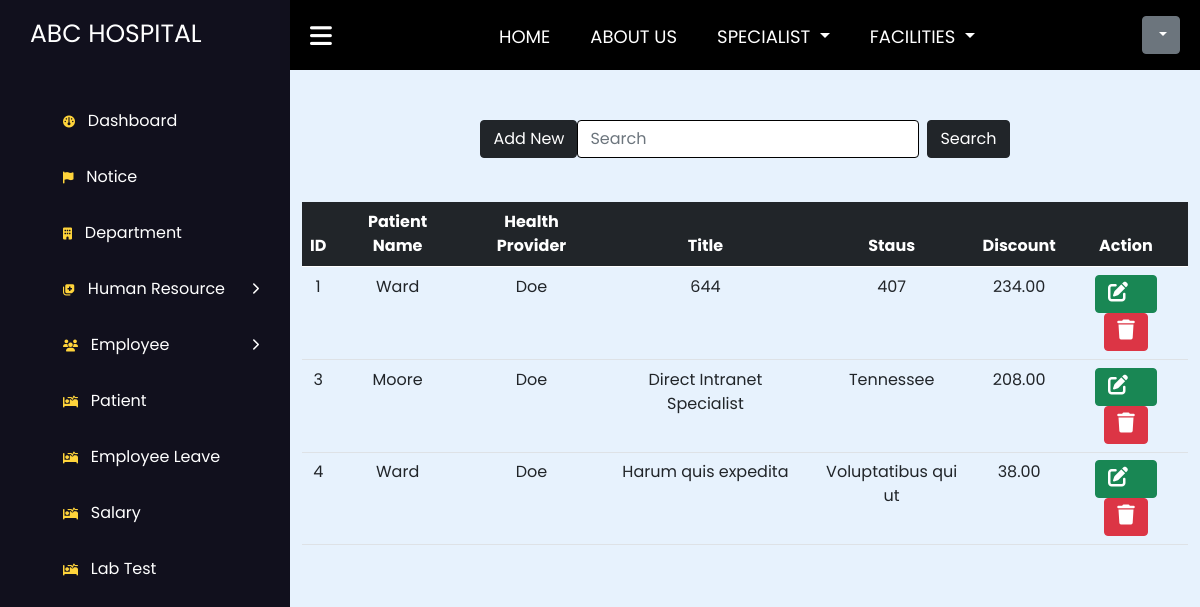
The app's page /paitient/lab.php with its own data.
### tables this page shows
CREATE TABLE `lab_test` (
  `id` int NOT NULL,
  `patient_id` int DEFAULT NULL,
  `h_provider_id` int DEFAULT NULL,
  `title` varchar(255) DEFAULT NULL,
  `STATUS` varchar(50) DEFAULT NULL,
  `discount` decimal(10,2) DEFAULT NULL
);

CREATE TABLE `patient` (
  `id` int NOT NULL,
  `first_name` varchar(255) DEFAULT NULL,
  `last_name` varchar(255) DEFAULT NULL,
  `gender` varchar(255) DEFAULT NULL,
  `phone_number` varchar(50) DEFAULT NULL,
  `DOB` varchar(255) DEFAULT NULL,
  `address` varchar(255) DEFAULT NULL,
  `balance_status` decimal(10,2) DEFAULT NULL,
  `due_balance` decimal(10,2) DEFAULT NULL,
  `paid_balance` decimal(10,2) DEFAULT NULL
);

CREATE TABLE `healthcare_provider` (
  `id` int NOT NULL,
  `first_name` varchar(255) DEFAULT NULL,
  `last_name` varchar(255) DEFAULT NULL,
  `qualification` varchar(255) DEFAULT NULL,
  `phone_number` varchar(50) DEFAULT NULL,
  `dep_id` int DEFAULT NULL,
  `address` varchar(255) DEFAULT NULL,
  `gender` varchar(255) DEFAULT NULL,
  `type` varchar(255) DEFAULT NULL,
  `DOB` date DEFAULT NULL,
  `email` varchar(255) DEFAULT NULL
);

### paitient/lab.php (the view, shortened to what this page needs)
<!DOCTYPE html>
<html lang="en">
<head>
    <link rel="stylesheet" href="style.css" />
    <link rel="stylesheet" href="https://cdnjs.cloudflare.com/ajax/libs/font-awesome/6.2.1/css/all.min.css" />
    <link href="https://cdn.jsdelivr.net/npm/bootstrap@5.0.2/dist/css/bootstrap.min.css" rel="stylesheet">
    <link rel="stylesheet" href="../structure_css.css">
</head>
<?php
include '../connection.php';
$sql = "SELECT lab_test.id, patient.first_name , patient.last_name AS patient_name, healthcare_provider.first_name , healthcare_provider.last_name AS provider_name, lab_test.title, lab_test.STATUS, lab_test.discount FROM lab_test
        LEFT JOIN patient ON lab_test.patient_id = patient.id
        LEFT JOIN healthcare_provider ON lab_test.h_provider_id = healthcare_provider.id";
$result_table = mysqli_query($conn, $sql);
?>
<body>
    <?php
    include '../new_sidebar.php';
    include '../new_navbar.php';
    ?>
    <main class="main">
        <div class="container">
            <div class="search_and-add_btn">
                <a href="add_new_lab.php" class="btn btn-dark mb-4">Add New</a>
                <form action="" class="d-flex" method="post">
                    <input style="border: 1px solid black;" name="input_search" class="form-control me-2" type="search" placeholder="Search" aria-label="Search">
                    <input type="Submit" value="Search" name="search" class="btn btn-dark" id="">
                </form>
            </div>
            <table class="table table-hover text-center">
                <thead class="table-dark">
                    <tr>
                        <th scope="col">ID</th>
                        <th scope="col">Patient Name</th>
                        <th scope="col">Health Provider</th>
                        <th scope="col">Title</th>
                        <th scope="col">Staus</th>
                        <th scope="col">Discount</th>
                        <th scope="col">Action</th>
                    </tr>
                </thead>
                <tbody>
                    <?php
                    while ($row = mysqli_fetch_assoc($result_table)) {
                    ?>
                        <tr>
                            <td><?php echo $row['id'] ?></th>
                            <td><?php echo $row['patient_name'] ?></th>
                            <td><?php echo $row['provider_name'] ?></th>
                            <td><?php echo $row['title'] ?></th>
                            <td><?php echo $row['STATUS'] ?></th>
                            <td><?php echo $row['discount'] ?></th>
                            <td>
                                <a href="./edit_lab.php?id=<?php echo $row['id'] ?>" class="btn btn-success"><i class="fa-solid fa-pen-to-square fs-5 me-3"></i></a>
                                <button type="button" class="btn btn-danger delete-leave" data-id="<?php echo $row['id'] ?>" data-bs-toggle="modal" data-bs-target="#confirmationModal"><i class="fa-solid fa-trash fs-5"></i></button>
                            </td>
                        <tr>
                        <?php
                    }
                        ?>
                </tbody>
            </table>
    </main>
</body>
</html>

### new_sidebar.php (shortened to what this page needs)
<!DOCTYPE html>
<html lang="en">
<head>
</head>
<body>
<nav class="sidebar">
        <div>
            <a href="#" class="logo">ABC HOSPITAL</a>
        </div>
      <div class="menu-content">
        <ul class="menu-items">
          <li class="item">
            <a href="/structure.php">
            <i class="fa-solid fa-gauge fa-beat-fade" style="color: #FFD43B;"></i> &nbsp;
            Dashboard</a>
          </li>
          <li class="item">
            <a href="../notice/all_notice.php">
            <i class="fa-solid fa-flag fa-beat-fade" style="color: #FFD43B;"></i> &nbsp;
            Notice</a>
          </li>
          <li class="item">
            <a href="../department/dep.php">
            <i class="fa-solid fa-building fa-beat-fade" style="color: #FFD43B;"></i> &nbsp;
            Department</a>
          </li>
          <li class="item">
            <div class="submenu-item">
              <span><i class="fa-solid fa-notes-medical fa-beat-fade" style="color: #FFD43B;"></i> &nbsp;
              Human Resource</span>
              <i class="fa-solid fa-chevron-right"></i>
            </div>
          </li>
          <li class="item">
            <div class="submenu-item">
              <span><i class="fa-solid fa-users fa-beat-fade" style="color: #FFD43B;"></i> &nbsp;
              Employee</span>
              <i class="fa-solid fa-chevron-right"></i>
            </div>
          </li>
          <li class="item">
            <a href="../paitient/patient.php"><i class="fa-solid fa-bed-pulse fa-beat-fade" style="color: #FFD43B;"></i> &nbsp;
            Patient</a>
          </li>
          <li class="item">
            <a href="../employee_leave/employee_leave.php"><i class="fa-solid fa-bed-pulse fa-beat-fade" style="color: #FFD43B;"></i> &nbsp;
            Employee Leave</a>
          </li>
          <li class="item">
            <a href="../salary/all_salary.php"><i class="fa-solid fa-bed-pulse fa-beat-fade" style="color: #FFD43B;"></i> &nbsp;
            Salary</a>
          </li>
          <li class="item">
            <a href="../paitient/lab.php"><i class="fa-solid fa-bed-pulse fa-beat-fade" style="color: #FFD43B;"></i> &nbsp;
            Lab Test</a>
          </li>
        </ul>
      </div>
    </nav>
</body>
</html>

### new_navbar.php (shortened to what this page needs)
<!DOCTYPE html>
<html lang="en">
<head>
</head>
  <body>
    <nav class="navbar nav_flex">
      <i class="fa-solid fa-bars" id="sidebar-close"></i>
      <div style="height: 5vh" >
                <ul class="navbar-nav me-auto mb-2 mb-lg-0 nav_menu">
                                    <li class="nav-item">
                                    <a class="nav-link active" aria-current="page" href="#">HOME</a>
                                    </li>
                                    <li class="nav-item">
                                    <a class="nav-link" href="#">ABOUT US</a>
                                    </li>
                                    <li class="nav-item dropdown">
                                        <a class="nav-link dropdown-toggle" href="#" id="navbarDropdown" role="button" data-bs-toggle="dropdown" aria-expanded="false">
                                            SPECIALIST
                                        </a>
                                    </li>
                                    <li class="nav-item dropdown">
                                        <a class="nav-link dropdown-toggle" href="#" id="navbarDropdown" role="button" data-bs-toggle="dropdown" aria-expanded="false">
                                            FACILITIES
                                        </a>
                                    </li>
                </ul>
      </div>
                        <div class="btn-group">
                            <button type="button" class="btn btn-secondary dropdown-toggle" data-bs-toggle="dropdown" aria-expanded="false">
                            </button>
                    </div>
    </nav>
  </body>
</html>

### style.css (style rules this page uses)
.container { display: flex; flex-direction: column; justify-content: center; align-items: center; }

### structure_css.css (style rules this page uses)
* { margin: 0; padding: 0; box-sizing: border-box; font-family: "Poppins", sans-serif; }
.sidebar { position: fixed; height: 100%; width: 290px; background: #11101d; padding: 15px; z-index: 99; }
.logo { font-size: 25px; padding: 0 15px; }
.sidebar a { color: #fff; text-decoration: none; }
.menu-content { position: relative; height: 100%; width: 100%; margin-top: 40px; overflow-y: scroll; }
.menu-items { height: 100%; width: 100%; list-style: none; transition: all 0.4s ease; }
.item a, .submenu-item { padding: 16px; display: inline-block; width: 100%; border-radius: 12px; }
.item i { font-size: 12px; }
.submenu-item { display: flex; justify-content: space-between; align-items: center; color: #fff; cursor: pointer; }
.navbar, .main { left: 290px; width: calc(100% - 290px); transition: all 0.5s ease; z-index: 1000; }
.navbar { position: fixed; color: #fff; padding: 15px 20px; font-size: 25px; background: #4070f4; cursor: pointer; }
.navbar #sidebar-close { cursor: pointer; }
.main { position: relative; height: 100vh; z-index: 100; background: #e7f2fd; background-color: #e7f2fd; }
.nav_flex { display: flex; align-items: center; justify-content: space-between; background-color: black; }
.nav-link { color: white; font-size: 18px; }
.nav_menu { display: flex; flex-direction: row; }
.nav_menu li a { margin: 0px 20px; }
.search_and-add_btn { margin-bottom: 20px; display: flex; align-items: flex-start; justify-content: space-between; }

### records on screen
lab_test: id "1", patient.last_name "Ward", h_provider.last_name "Doe", title "644", STATUS "407", discount "234.00"
lab_test: id "3", patient.last_name "Moore", h_provider.last_name "Doe", title "Direct Intranet Specialist", STATUS "Tennessee", discount "208.00"
lab_test: id "4", patient.last_name "Ward", h_provider.last_name "Doe", title "Harum quis expedita", STATUS "Voluptatibus qui ut", discount "38.00"
